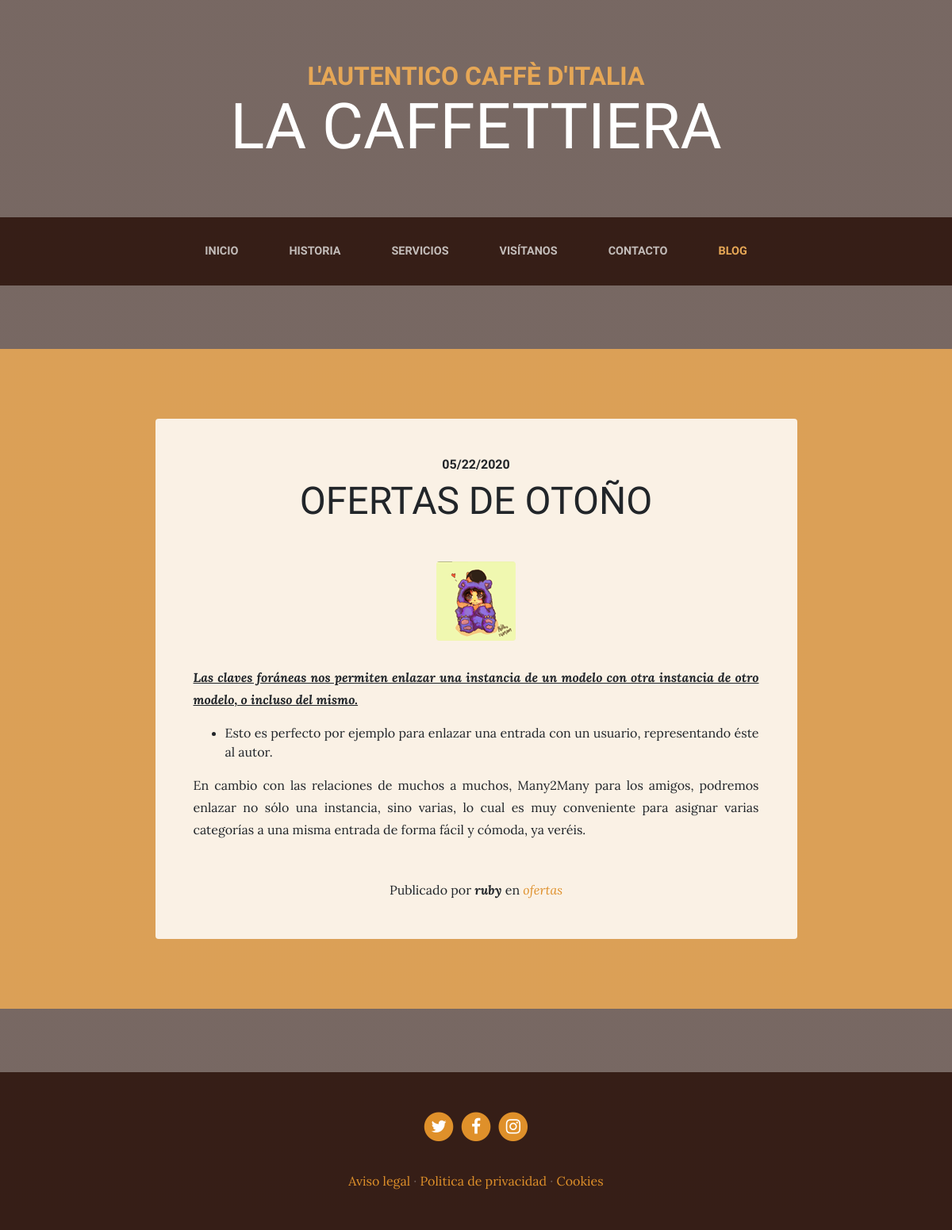
Screenshot of /blog/ with the database file from the repository.
### blog/models.py (models this page shows, shortened)
class Post(models.Model):
    title = models.CharField(max_length=200,
        verbose_name="Título")
    content = RichTextField(verbose_name="Contenido")
    published = models.DateTimeField(
        verbose_name="Fecha de publicación", default=now)
    image = models.ImageField(verbose_name="Imagen", upload_to="blog", null=True, blank=True,)
    author = models.ForeignKey(User, verbose_name="Autor", on_delete=models.CASCADE)
    categories = models.ManyToManyField(Category,
        verbose_name="Categorías", related_name="get_posts")
    created = models.DateTimeField(auto_now_add=True,
        verbose_name="Fecha de creación")
    updated = models.DateTimeField(auto_now=True,
        verbose_name="Fecha de edición")
    class Meta:
        verbose_name = "entrada"
        verbose_name_plural = "entradas"
        ordering = ['-created']

class Category(models.Model):
    name = models.CharField(max_length=100,
        verbose_name="Nombre")
    created = models.DateTimeField(auto_now_add=True,
        verbose_name="Fecha de creación")
    updated = models.DateTimeField(auto_now=True,
        verbose_name="Fecha de edición")
    class Meta:
        verbose_name = "categoría"
        verbose_name_plural = "categorías"
        ordering = ['-created']

### pages/models.py (models this page shows, shortened)
class Page(models.Model):
    title = models.CharField(verbose_name="Titulo", max_length=200)
    content = RichTextField(verbose_name="Contenido")
    order = models.SmallIntegerField(verbose_name="Orden", default=0)
    created = models.DateTimeField(auto_now_add=True,
        verbose_name="Fecha de creación")
    updated = models.DateTimeField(auto_now=True,
        verbose_name="Fecha de edición")
    class Meta:
        verbose_name = "pagina"
        verbose_name_plural = "paginas"
        ordering = ['order','title']

### blog/views.py (the view)
# urls.py: path('', views.blog, name="blog"),
def blog(request):
  posts =Post.objects.all()
  return render(request,"blog/blog.html",{'posts': posts})

### pages/templatetags/pages_extras.py (called while the page is built)
@register.simple_tag
def get_page_list():
    pages = Page.objects.all()
    return pages

### social/processors.py (called while the page is built)
def ctx_dict(request):
    ctx ={}
    links = Link.objects.all()
    for link in links:
        ctx[link.key] = link.url
    return ctx

### blog/templates/blog/blog.html (shortened to what this page needs)
{% extends 'core/base.html' %}
{% load static %}
{% block content %}
{% for post in posts %}
<section class="page-section cta">
  <div class="container">
    <div class="row">
      <div class="col-xl-9 mx-auto">
        <div class="cta-innerv text-center rounded">
          <h2 class="section-heading mb-5">
            <span class="section-heading-upper">{{post.published|date:"SHORT_DATE_FORMAT"}}</span>
            <span class="section-heading-lower">{{post.title}}</span>
          </h2>
          <p class="mb-0">
            <img class="mx-auto d-flex rounded img-fluid mb-3 mb-lg-0" src="{{post.image.url}}" alt="">
          </p>
          <p class="mb-0 mbt">{{post.content|safe}}</p>
          <p class="mb-0 mbt">
           <span class="section-heading-under">Publicado por <em><b>{{post.author}}</b></em> en
            <em>
               {%for category in post.categories.all%}
                 <a href="{% url 'category' category.id %}" class="link">{{category.name}}</a>{%if not forloop.last%},{%endif%}
                {% endfor %}
            </em>
          </p>
        </div>
      </div>
    </div>
  </div>
</section>
{% endfor %}
{% endblock %}

### core/templates/core/base.html (shortened to what this page needs)
<!DOCTYPE html>
<html lang="es">
  <head>
{% load static %}
    <link href="{% static 'core/vendor/bootstrap/css/bootstrap.min.css'%}" rel="stylesheet">
    <link href="{% static 'core/vendor/font-awesome/css/font-awesome.min.css'%}" rel="stylesheet" type="text/css">
    <link href="{% static 'core/css/business-casual.css'%}" rel="stylesheet">
  </head>
  <body>
    <h1 class="site-heading text-center text-white d-none d-lg-block">
      <span class="site-heading-upper text-primary mb-3">L'autentico caffè d'italia</span>
      <span class="site-heading-lower">La Caffettiera</span>
    </h1>
    <nav class="navbar navbar-expand-lg navbar-dark py-lg-4" id="mainNav">
      <div class="container">
        <div class="collapse navbar-collapse" id="navbarResponsive">
          <ul class="navbar-nav mx-auto">
            <li class="nav-item px-lg-4 {% if request.path == '/' %}active{% endif %}">
              <a class="nav-link text-uppercase text-expanded" href="{% url 'home' %}">Inicio</a>
            </li>
            <li class="nav-item px-lg-4 {% if request.path == '/about/' %}active{% endif %}">
              <a class="nav-link text-uppercase text-expanded" href="{% url 'about' %}">Historia</a>
            </li>
            <li class="nav-item px-lg-4 {% if request.path == '/services/' %}active{% endif %}">
              <a class="nav-link text-uppercase text-expanded" href="{% url 'services' %}">Servicios</a>
            </li>
            <li class="nav-item px-lg-4 {% if request.path == '/store/' %}active{% endif %}">
              <a class="nav-link text-uppercase text-expanded" href="{% url 'store' %}">Visítanos</a>
            </li>
            <li class="nav-item px-lg-4 {% if request.path == '/contact/' %}active{% endif %}">
              <a class="nav-link text-uppercase text-expanded" href="{% url 'contact' %}">Contacto</a>
            </li>
            <li class="nav-item px-lg-4 {% if request.path|slice:":6" == '/blog/' %}active{% endif %}">
              <a class="nav-link text-uppercase text-expanded" href="{% url 'blog' %}">Blog</a>
            </li>
          </ul>
        </div>
      </div>
    </nav>
{% block content %}
{% endblock %}
    <footer class="footer text-faded text-center py-5">
      <div class="container">
        <p class="m-0">
        {% if LINK_TWITTER %}
	        <a href="{{LINK_TWITTER}}" class="link">
	          <span class="fa-stack fa-lg">
	            <i class="fa fa-circle fa-stack-2x"></i>
	            <i class="fa fa-twitter fa-stack-1x fa-inverse"></i>
	          </span>
	        </a>
          {% endif %}
          {% if LINK_FACEBOOK %}
	        <a href="{{LINK_FACEBOOK}}" class="link">
	          <span class="fa-stack fa-lg">
	            <i class="fa fa-circle fa-stack-2x"></i>
	            <i class="fa fa-facebook fa-stack-1x fa-inverse"></i>
	          </span>
	        </a>
          {% endif%}
          {% if LINK_INSTAGRAM %}
	        <a href="{{LINK_INSTAGRAM}}" class="link">
	          <span class="fa-stack fa-lg">
	            <i class="fa fa-circle fa-stack-2x"></i>
	            <i class="fa fa-instagram fa-stack-1x fa-inverse"></i>
	          </span>
	        </a>
          {% endif%}
	    </p>
        <p class="m-0 mbt">
        {%load pages_extras%}
        {% get_page_list as page_list %}
        {% for page in page_list%}
          <a href="{% url 'page' page.id page.title|slugify %}" class="link">{{page.title}}</a> {% if not forloop.last %}·{% endif%}
        {% endfor %}
      </div>
	</footer>
  </body>
</html>

### core/static/core/css/business-casual.css (style rules this page uses)
body { font-family: 'Lora'; background: linear-gradient(rgba(47, 23, 15, 0.65), rgba(47, 23, 15, 0.65)), url("../img/bg.jpg"); background-attachment: fixed; background-position: center; background-size: cover; }
h1, h2, h3, h4, h5, h6 { font-family: 'Raleway'; }
p { line-height: 1.75; }
.text-faded { color: rgba(255, 255, 255, 0.3); }
.site-heading { margin-top: 5rem; margin-bottom: 5rem; text-transform: uppercase; line-height: 1; font-family: 'Raleway'; }
.site-heading .site-heading-upper { display: block; font-size: 2rem; font-weight: 800; }
.site-heading .site-heading-lower { font-size: 5rem; font-weight: 100; line-height: 4rem; }
.page-section { margin-top: 5rem; margin-bottom: 5rem; }
.section-heading { text-transform: uppercase; }
.section-heading .section-heading-upper { display: block; font-size: 1rem; font-weight: 800; padding-bottom:.5rem; }
.section-heading .section-heading-lower { display: block; font-size: 3rem; font-weight: 100; }
#mainNav { background-color: rgba(47, 23, 15, 0.9); font-family: 'Raleway'; }
#mainNav .navbar-nav .nav-item .nav-link { color: rgba(255, 255, 255, 0.7); font-weight: 800; }
#mainNav .navbar-nav .nav-item.active .nav-link { color: #e6a756; }
@media (min-width: 992px) { #mainNav .navbar-nav .nav-item .nav-link { font-size: 0.9rem; } }
.cta { padding-top: 5rem; padding-bottom: 5rem; background-color: rgba(230, 167, 86, 0.9); }
.cta .cta-innerv { position: relative; padding: 3rem; margin: 0.5rem; background-color: rgba(255, 255, 255, 0.85); }
.footer { background-color: rgba(47, 23, 15, 0.9); }
.text-primary { color: #e6a756 !important; }
.mbt { padding-top: 2rem; }
a.link { color: #df902a; }

### rows the page displays
Post: published "05/22/2020", title "OFERTAS DE OTOÑO", image (picture), content "Las claves foráneas nos permiten enlazar una instancia de un modelo con otra instancia de otro modelo, o incluso del mismo. Esto es perfecto por ejemplo para enlazar una entrada con un usuario, representando éste al autor. En cambio con las relaciones de muchos a muchos, Many2Many para los amigos, podremos enlazar no sólo una instancia, sino varias, lo cual es muy conveniente para asignar varias categorías a una misma entrada de forma fácil y cómoda, ya veréis.", author "ruby"
Category: name "ofertas"
Page: title "Aviso legal"
Page: title "Politica de privacidad"
Page: title "Cookies"
